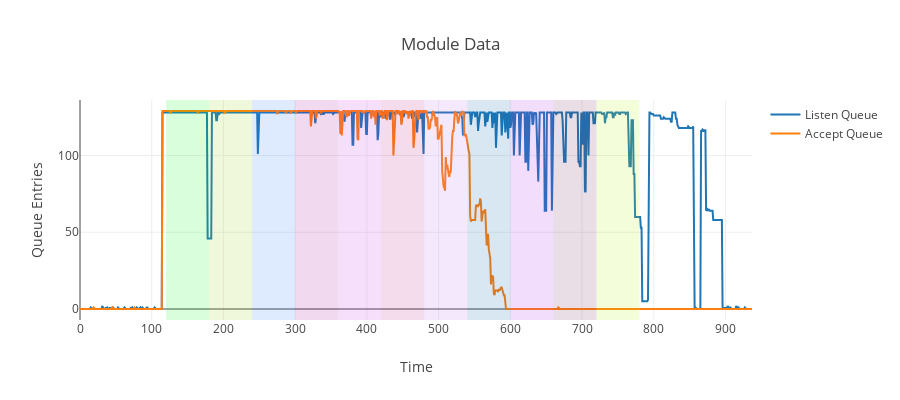

Here is the notebook cell this chart was saved with:
### Code cell
module_stats = get_module_stats_from_file(module_path + ''.join('argus-module.txt'))
if module_stats:
    try:
        plot_module_stats(module_stats)
    except PlotlyEmptyDataError:
        print('There was no module data at the specified location')

### Figure 1 — Plotly figure (JSON) as saved in the notebook; plotly's stock layout.template omitted (floating-point values rounded to 4 significant figures; data arrays with more than 128 entries replaced by an {"elided": "..."} marker saying what was removed)
{"data": [{"name": "Listen Queue", "type": "scatter", "x": {"elided": "938 int values"}, "y": {"elided": "938 int values"}}, {"name": "Accept Queue", "type": "scatter", "x": {"elided": "938 int values"}, "y": {"elided": "938 int values"}}], "layout": {"autosize": true, "height": 400, "shapes": [{"fillcolor": "#06F415", "line": {"width": 0}, "opacity": 0.15, "type": "rect", "x0": 120, "x1": 180, "xref": "xaxis", "y0": 0, "y1": 1, "yref": "paper"}, {"fillcolor": "#91CE10", "line": {"width": 0}, "opacity": 0.15, "type": "rect", "x0": 180, "x1": 240, "xref": "xaxis", "y0": 0, "y1": 1, "yref": "paper"}, {"fillcolor": "#2670F3", "line": {"width": 0}, "opacity": 0.15, "type": "rect", "x0": 240, "x1": 300, "xref": "xaxis", "y0": 0, "y1": 1, "yref": "paper"}, {"fillcolor": "#A20B98", "line": {"width": 0}, "opacity": 0.15, "type": "rect", "x0": 300, "x1": 360, "xref": "xaxis", "y0": 0, "y1": 1, "yref": "paper"}, {"fillcolor": "#BE29DB", "line": {"width": 0}, "opacity": 0.15, "type": "rect", "x0": 360, "x1": 420, "xref": "xaxis", "y0": 0, "y1": 1, "yref": "paper"}, {"fillcolor": "#B21984", "line": {"width": 0}, "opacity": 0.15, "type": "rect", "x0": 420, "x1": 480, "xref": "xaxis", "y0": 0, "y1": 1, "yref": "paper"}, {"fillcolor": "#B569EE", "line": {"width": 0}, "opacity": 0.15, "type": "rect", "x0": 480, "x1": 540, "xref": "xaxis", "y0": 0, "y1": 1, "yref": "paper"}, {"fillcolor": "#035CAB", "line": {"width": 0}, "opacity": 0.15, "type": "rect", "x0": 540, "x1": 600, "xref": "xaxis", "y0": 0, "y1": 1, "yref": "paper"}, {"fillcolor": "#A521E8", "line": {"width": 0}, "opacity": 0.15, "type": "rect", "x0": 600, "x1": 660, "xref": "xaxis", "y0": 0, "y1": 1, "yref": "paper"}, {"fillcolor": "#6F2653", "line": {"width": 0}, "opacity": 0.15, "type": "rect", "x0": 660, "x1": 720, "xref": "xaxis", "y0": 0, "y1": 1, "yref": "paper"}, {"fillcolor": "#B5F101", "line": {"width": 0}, "opacity": 0.15, "type": "rect", "x0": 720, "x1": 780, "xref": "xaxis", "y0": 0, "y1": 1, "yref": "paper"}], "showlegend": true, "title": "Module Data", "xaxis": {"title": "Time"}, "yaxis": {"title": "Queue Entries"}}}
